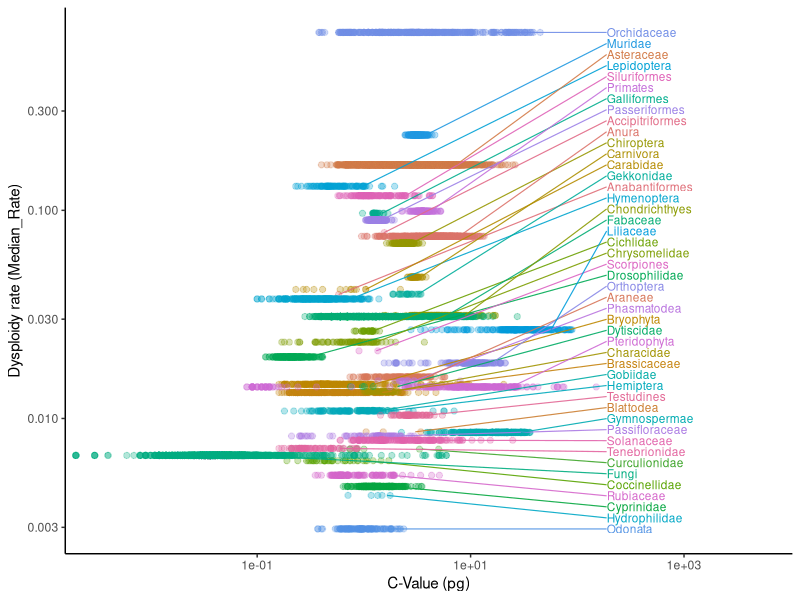

The R source for this figure:
# ------------------------------------------------------------
# Full script: distinct color per clade, NO legend,
# and non-overlapping right-side colored clade labels with leader lines
# ------------------------------------------------------------

# ---- 0. Load data ----
animals <- read.csv("animals.csv")
plants  <- read.csv("plants.fungi.csv")
rates   <- read.csv("../../results/median_dysploidy_rates.csv")
rates$Clade <- paste0(toupper(substr(rates$Clade, 1, 1)), substr(rates$Clade, 2, nchar(rates$Clade)))

# ------------------------------------------------------------
# Full script: distinct color per clade, NO legend,
# and non-overlapping right-side colored clade labels with leader lines
# ------------------------------------------------------------

# ---- 1. Build merged plotting dataset ----
new_dat <- data.frame()

for (i in 1:length(rates$Clade)) {
  
  clade <- rates$Clade[i]
  rate  <- rates$Median_Rate[i]
  
  # ---- CASE 1: plants ----
  if (clade %in% plants$Family) {
    
    idx <- plants$Family == clade
    
    rows <- data.frame(
      genome_size = plants$Cvalue[idx],
      Clade       = clade,
      Median_Rate = rate,
      Source      = "Plants"
    )
    
    new_dat <- rbind(new_dat, rows)
    
  } else {
    
    # ---- CASE 2: animals ----
    family_name <- clade
    
    if (clade == "Iguania")    family_name <- "Iguanidae"
    if (clade == "Scincoidea") family_name <- "Scincidae"
    
    idx <- animals$Order  == family_name |
      animals$Family == family_name |
      animals$Class  == family_name
    
    if (any(idx, na.rm = TRUE)) {
      
      rows <- data.frame(
        genome_size = animals$Cvalue[idx],
        Clade       = clade,
        Median_Rate = rate,
        Source      = "Animals"
      )
      
      new_dat <- rbind(new_dat, rows)
    }
  }
}

# ---- 2. Libraries ----
library(ggplot2)
library(dplyr)

# ---- 3. Clean / coerce types ----
new_dat$genome_size <- as.numeric(new_dat$genome_size)
new_dat$Median_Rate <- as.numeric(new_dat$Median_Rate)

# Drop rows that break log scales
new_dat <- new_dat %>%
  filter(
    is.finite(genome_size), is.finite(Median_Rate),
    genome_size > 0, Median_Rate > 0
  )

# Stable factor ordering
new_dat$Clade <- factor(new_dat$Clade, levels = sort(unique(new_dat$Clade)))
n_clades <- nlevels(new_dat$Clade)

# ---- 4. One unique color per clade ----
cols <- setNames(
  grDevices::hcl.colors(n_clades, "Dark 3"),
  levels(new_dat$Clade)
)

# ---- 5. Build non-overlapping label positions + leader lines ----
# Representative y per clade: median rate
# Representative x per clade: a high quantile of genome_size (anchor near right edge of that clade’s cloud)
rep_df <- new_dat %>%
  group_by(Clade) %>%
  summarize(
    y_anchor = median(Median_Rate, na.rm = TRUE),
    x_anchor = as.numeric(quantile(genome_size, probs = 0.90, na.rm = TRUE)),
    .groups = "drop"
  ) %>%
  filter(is.finite(x_anchor), is.finite(y_anchor), x_anchor > 0, y_anchor > 0)

# Global plot bounds
x_max <- max(new_dat$genome_size, na.rm = TRUE)
y_min <- min(new_dat$Median_Rate, na.rm = TRUE)
y_max <- max(new_dat$Median_Rate, na.rm = TRUE)

# Put labels in a neat vertical stack *in log space* (so it looks even on a log axis)
# Order by the clade’s anchor y so leader lines cross less.
rep_df <- rep_df %>%
  arrange(y_anchor) %>%
  mutate(
    # label column x location slightly beyond the data
    x_label = x_max * 1.25,
    # evenly spaced positions in log10(y)
    y_label = 10^(seq(log10(y_min), log10(y_max), length.out = n()))
  )

# ---- 6. Plot ----
p <- ggplot(new_dat, aes(x = genome_size, y = Median_Rate, color = Clade)) +
  geom_point(alpha = 0.3, size = 1.8, show.legend = FALSE) +
  
  # leader lines from clade anchor -> label position
  geom_segment(
    data = rep_df,
    aes(x = x_anchor, y = y_anchor, xend = x_label, yend = y_label, color = Clade),
    linewidth = 0.4,
    alpha = 0.9,
    show.legend = FALSE
  ) +
  
  # stacked colored labels
  geom_text(
    data = rep_df,
    aes(x = x_label, y = y_label, label = Clade, color = Clade),
    hjust = 0,
    size = 3,
    show.legend = FALSE
  ) +
  
  scale_x_log10(expand = expansion(mult = c(0.02, 0.35))) +
  scale_y_log10() +
  scale_color_manual(values = cols) +
  theme_classic() +
  theme(legend.position = "none") +
  labs(
    x = "C-Value (pg)",
    y = "Dysploidy rate (Median_Rate)"
  )

print(p)
